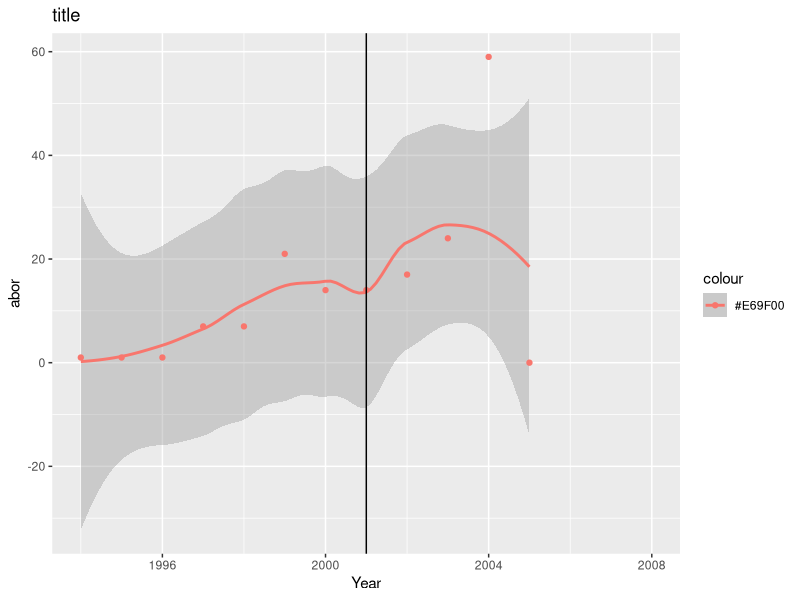
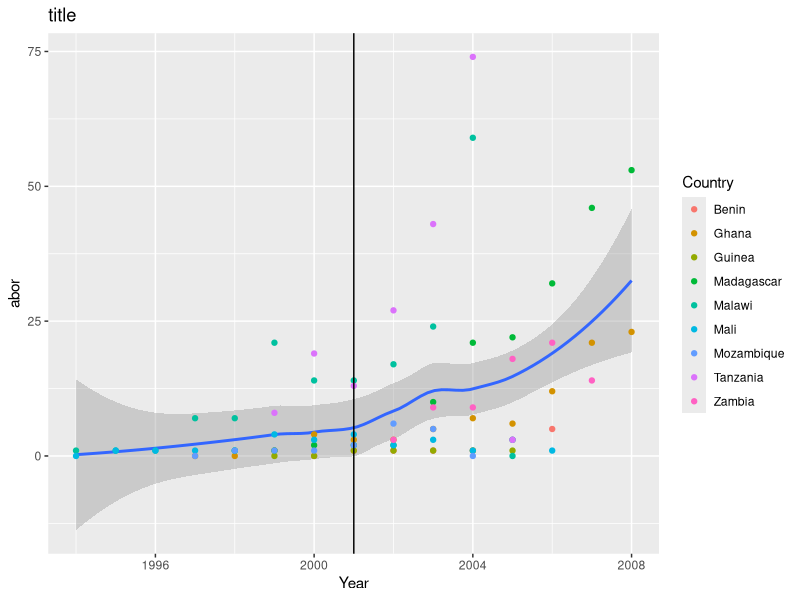

Write R code to recreate these figures, in order.
# R script for creating exploratory visualizations for the WHO dataset

# going to want to compare these data trends to the maternal mortality rate

library(dplyr)
library(ggplot2)

who.data <- read.csv("data/final-who.csv")


just.high <- who.data %>% filter(Eposure.to.Meico.City.Policy == "High")


# this looks like a clear increase for post 2001 (george bush mexico city policy)

just.Malawi <- just.high %>% filter(Country == "Malawi")

Malawi.plot <- ggplot(just.Malawi, aes(x=Year)) +
  geom_smooth(method = "loess", aes(x=Year, y=Num.Ab, colour="#E69F00")) +
  geom_point(aes(x=Year, y=Num.Ab, colour="#E69F00")) +
  labs(x = "Year", y = "abor") +
  ggtitle("title") + 
  geom_vline(xintercept = 2001)

Malawi.plot

all.plot <- ggplot(just.high, aes(x=Year)) +
  geom_smooth(method = "loess", aes(x=Year, y=Num.Ab)) +
  geom_point(aes(x=Year, y=Num.Ab, colour=Country)) +
  labs(x = "Year", y = "abor") +
  ggtitle("title") + 
  geom_vline(xintercept = 2001)

all.plot






